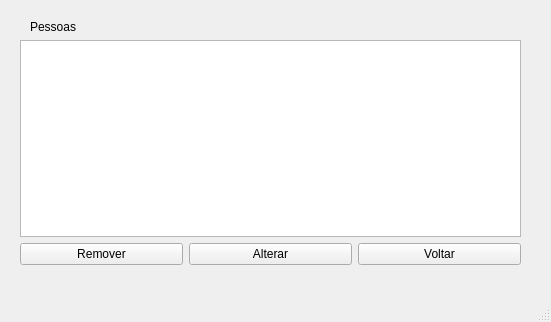
<?xml version="1.0" encoding="UTF-8"?>
<ui version="4.0">
 <class>ListPessoa</class>
 <widget class="QMainWindow" name="ListPessoa">
  <property name="geometry">
   <rect>
    <x>0</x>
    <y>0</y>
    <width>551</width>
    <height>322</height>
   </rect>
  </property>
  <property name="windowTitle">
   <string>MainWindow</string>
  </property>
  <widget class="QWidget" name="centralwidget">
   <widget class="QLabel" name="label_pessoa">
    <property name="geometry">
     <rect>
      <x>30</x>
      <y>20</y>
      <width>47</width>
      <height>13</height>
     </rect>
    </property>
    <property name="text">
     <string>Pessoas</string>
    </property>
   </widget>
   <widget class="QWidget" name="layoutWidget">
    <property name="geometry">
     <rect>
      <x>20</x>
      <y>40</y>
      <width>501</width>
      <height>225</height>
     </rect>
    </property>
    <layout class="QVBoxLayout" name="verticalLayout">
     <item>
      <widget class="QListWidget" name="listWidget_pessoa"/>
     </item>
     <item>
      <layout class="QHBoxLayout" name="horizontalLayout">
       <item>
        <widget class="QPushButton" name="pushButton_remover">
         <property name="text">
          <string>Remover</string>
         </property>
        </widget>
       </item>
       <item>
        <widget class="QPushButton" name="pushButton_alterar">
         <property name="text">
          <string>Alterar</string>
         </property>
        </widget>
       </item>
       <item>
        <widget class="QPushButton" name="pushButton_voltar">
         <property name="text">
          <string>Voltar</string>
         </property>
        </widget>
       </item>
      </layout>
     </item>
    </layout>
   </widget>
  </widget>
  <widget class="QMenuBar" name="menubar">
   <property name="geometry">
    <rect>
     <x>0</x>
     <y>0</y>
     <width>551</width>
     <height>21</height>
    </rect>
   </property>
  </widget>
  <widget class="QStatusBar" name="statusbar"/>
 </widget>
 <resources/>
 <connections/>
</ui>
